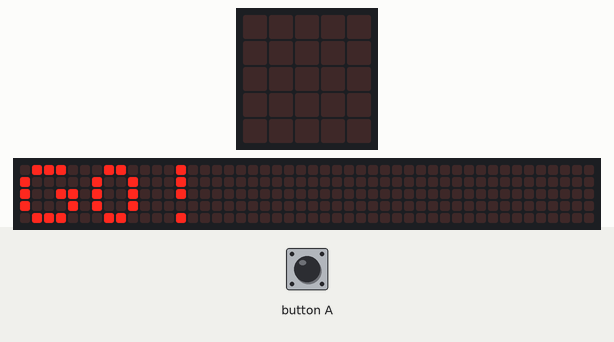
This program was run on a simulated BBC micro:bit (MakeCode). Parts: the board's 5×5 LED display, a strip that is not on the board, showing the scrolling text unrolled. Inputs (shaded band) come from the test bench. Random numbers come from a fixed seed; the 48×5 strip is a reading aid, not a part: it shows the text the display is scrolling, unrolled, one strip-width of it at a time.

Above: at 2.9 s.
At 8.0 s:
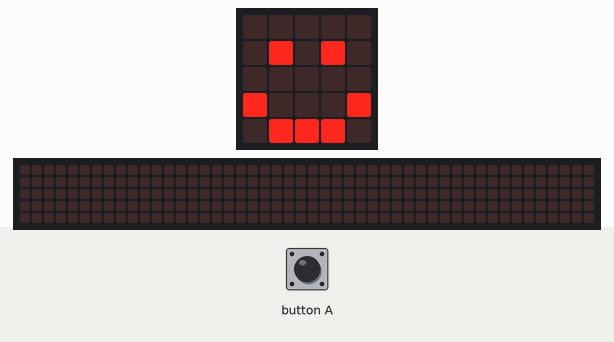
8.1 s: button A pressed for 0.15 s
At 8.32 s:
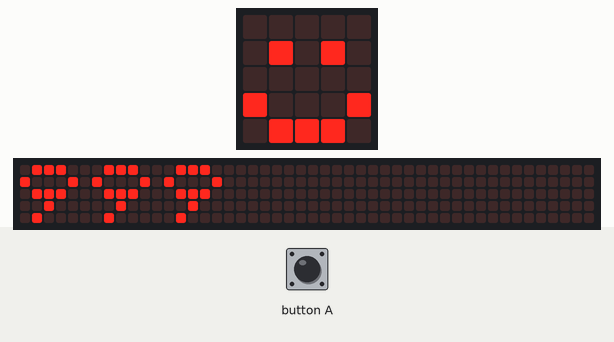
At 12.6 s:
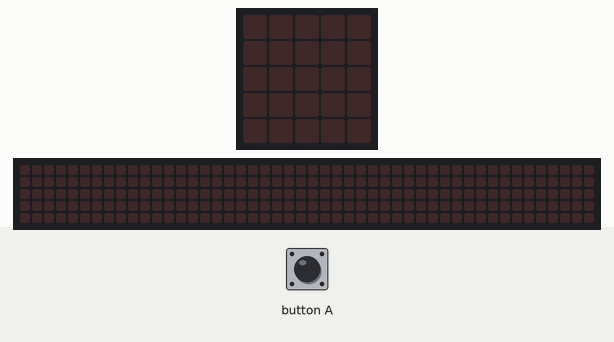
Timing chart, 0 to 14.1 s (numbered marks = the images above; inputs shaded):
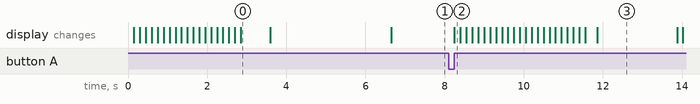

Measured:
- after the input at 8.1 s, the display: changes after 0.15 s (image 2)
- what the display in image 0 shows lasts 0.7 s, from 2.9 s to 3.6 s

The program:

ReactionTimeTest.py
```python
startTime = 0
endTime = 0
reactionTime = 0
waitTime = 0

def on_button_pressed_a():
    global endTime, reactionTime, startTime
    if startTime > 0:
        endTime = input.running_time()
        reactionTime = endTime - startTime
        basic.show_number(reactionTime)
        startTime = 0
input.on_button_pressed(Button.A, on_button_pressed_a)

def countdownAndGo():
    global waitTime, startTime
    basic.show_string("GO!")
    basic.pause(500)
    basic.clear_screen()
    waitTime = randint(2000, 5000)
    basic.pause(waitTime)
    basic.show_icon(IconNames.HAPPY)
    startTime = input.running_time()

def on_forever():
    countdownAndGo()
    while startTime > 0:
        # Waiting for user to press A
        basic.pause(100)
    basic.pause(2000)
    basic.clear_screen()
basic.forever(on_forever)
```
